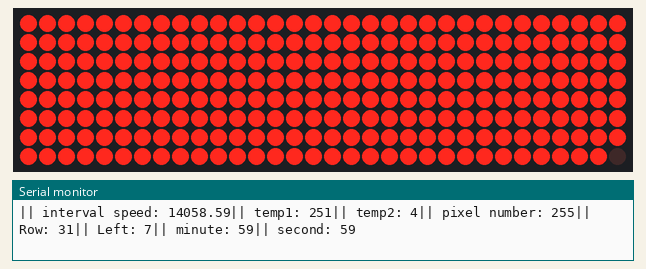
This sketch was run on a simulated Arduino Uno, built with avr-gcc and run on an emulated ATmega328P. On the bench: 32×8 LED matrix, the last lines printed to the serial monitor.

Above: at 0.1 s.
At 18.2 s:
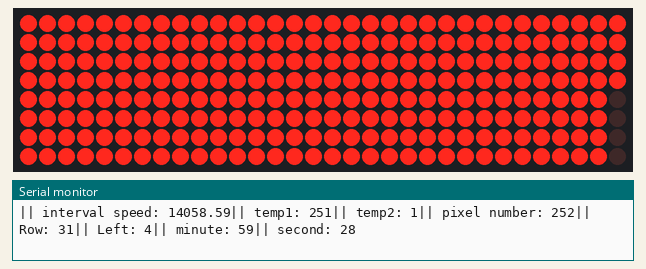
At 36.2 s:
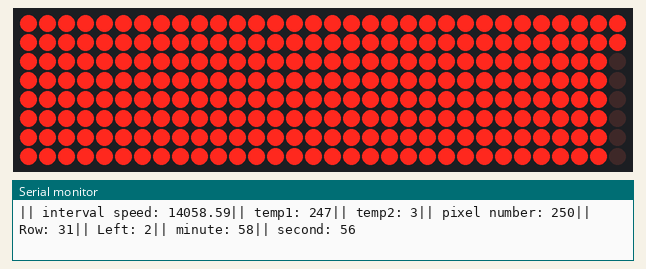

The sketch:

countdownTemp.ino
```cpp
#include <SPI.h>
#include <Adafruit_GFX.h>
#include <Max72xxPanel.h>
#include <stdio.h>
int pinCS = 10;
int numberOfHorizontalDisplays = 4;
int numberOfVerticalDisplays = 1;
Max72xxPanel matrix = Max72xxPanel(pinCS, numberOfHorizontalDisplays, numberOfVerticalDisplays);

int countDownData[6]={0,59,59,0,59,59};//hour,minute,second
double intervalSpeed;
unsigned long timer = millis();
int realTime;
int countDownPast;
unsigned int pn;
unsigned int temp1;
unsigned int temp2;
int row;
int left;

void setup() {
  Serial.begin(9600);
  matrix.setIntensity(1);
  matrix.setRotation(0, 1);
  matrix.setRotation(1, 1);
  matrix.setRotation(2, 1);
  matrix.setRotation(3, 1);
  matrix.fillScreen(LOW); // show black
  matrix.write();
  intervalSpeed = countDownData[1]*(60000/256.0)+countDownData[2]*(1000/256.0);
}

void loop() {
  temp1=countDownData[4]*(60000/intervalSpeed);
  temp2=countDownData[5]*(1000/intervalSpeed);
  pn = temp1 + temp2;//current pixel number
  row = pn/8;
  left = pn % 8;

  Serial.print("|| interval speed: ");
  Serial.print(intervalSpeed);
  Serial.print("|| temp1: ");
  Serial.print(temp1);
  Serial.print("|| temp2: ");
  Serial.print(temp2);
  Serial.print("|| pixel number: ");
  Serial.print(pn);
  Serial.print("|| Row: ");
  Serial.print(row);
  Serial.print("|| Left: ");
  Serial.print(left);
  Serial.print("|| minute: ");
  Serial.print(countDownData[4]);
  Serial.print("|| second: ");
  Serial.println(countDownData[5]);

  matrix.fillScreen(LOW);
  if(row>0){
    matrix.fillRect(0,0,row,8,1);
  }
  if(left>0){
    matrix.fillRect(row,0,1,left,1);
  }
  matrix.write();

  if(millis()-timer>=100){
    if(countDownData[5]>0){
      countDownData[5]--;
    }else if(countDownData[4]>0){
      countDownData[4]--;
      countDownData[5]=59;
    }else{
      countDownData[4]=countDownData[1];
      countDownData[5]=countDownData[2];
    }
    timer = millis();
  }
  delay(500);
}
```
